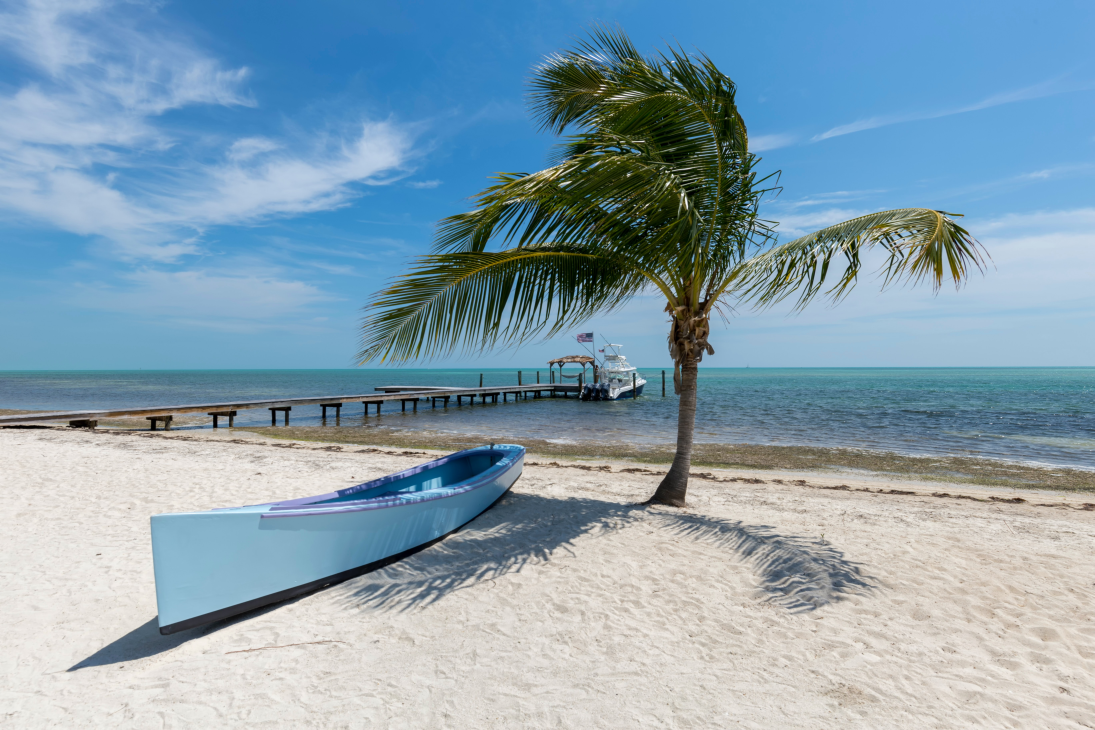
#> input picture sea_beech_photo.jpg, 5472 x 3648 px (shown at 1/5 size)
$ jupyter execute 'Image to Pencil Sketch_LGMVIPT2_Rohit.ipynb'
#> lines starting #> are read from the running program, lines starting #| are printed output that depends on the picture
## Rohit Bhattacharjee
## LGMVIP - September
## Task 2 : Image to pencilsketch with python

[cell 1]
import os
os.sys.path

## Importing Required Libraries

[cell 2]
import cv2
from PIL import Image
from IPython.display import display

## Importing , resizing and Check  the Image

[cell 3]
img = cv2.imread('sea_beech_photo.jpg', 1)
#> img is the input picture: shape (3648, 5472, 3); mean B, G, R 176.6, 161.1, 135.2
img = cv2.resize(img, (720, 480))
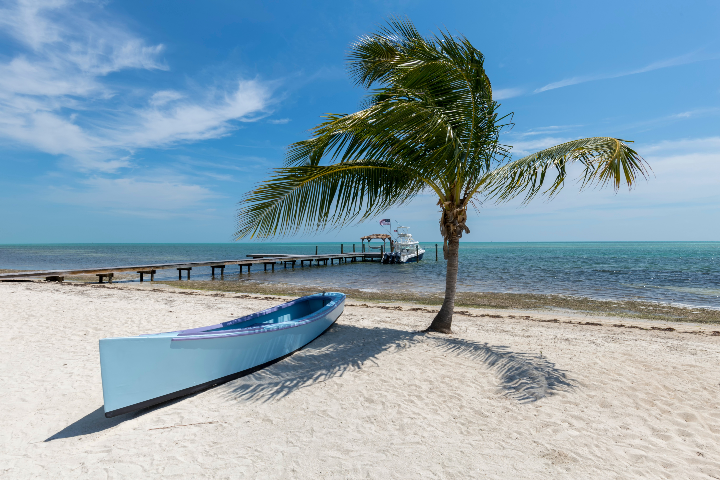
#> img: shape (480, 720, 3); mean B, G, R 176.5, 161, 135.1

[cell 4]
cv2.imshow("sea_beech_photo", img)
cv2.waitKey(0)

## Coverting the image(1)

[cell 5]
img = cv2.cvtColor(img, cv2.COLOR_BGR2RGB)
display(Image.fromarray(img))

## Converting the RGB image to grayscale

[cell 6]
greyscale = cv2.cvtColor(img, cv2.COLOR_BGR2GRAY)
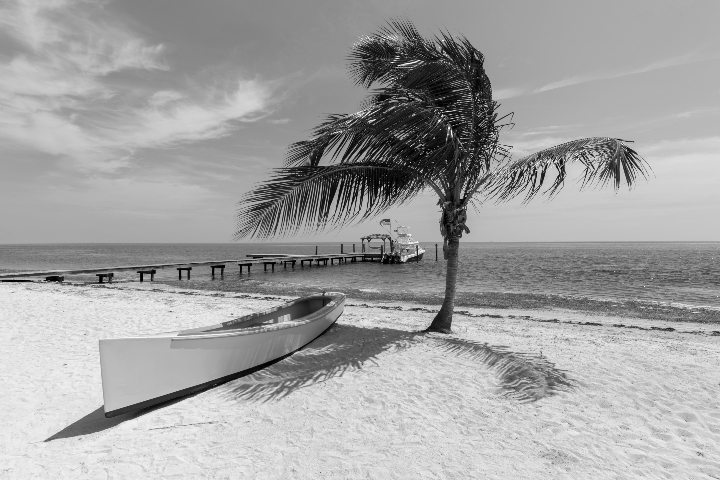
#> greyscale: shape (480, 720); min 0, max 253, mean 162.7
display(Image.fromarray(greyscale))

## Inverting image colours

[cell 7]
invimg = cv2.bitwise_not(greyscale)
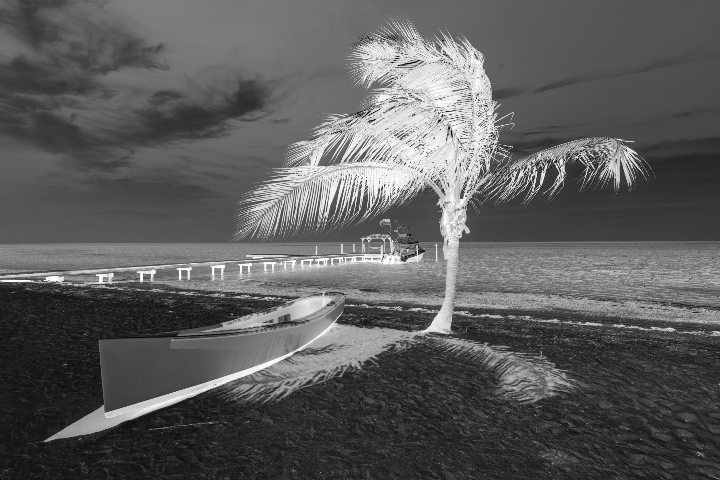
#> invimg: shape (480, 720); min 2, max 255, mean 92.3
display(Image.fromarray(invimg))

## Image Softening

[cell 8]
softimg = cv2.GaussianBlur(invimg, (5, 5), 0, 0)
display(Image.fromarray(softimg))

## Inverting the prev image

[cell 9]
softinvImg = 255 - softimg
finalSketch = cv2.divide(greyscale, softinvImg, scale=256.0)
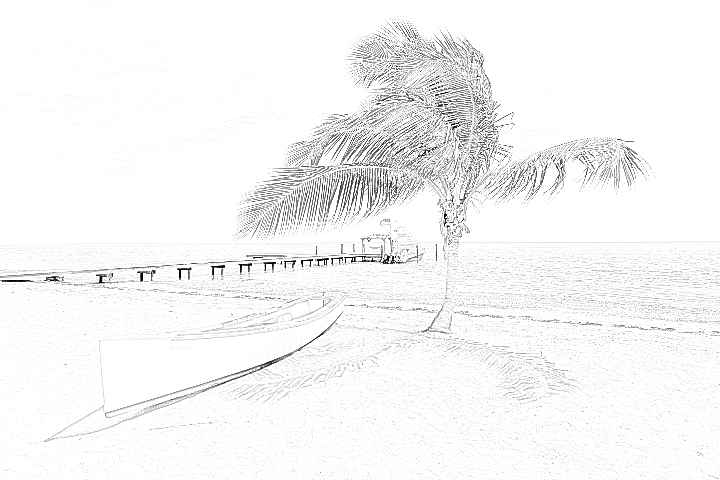
#> finalSketch: shape (480, 720); min 0, max 255, mean 245.4
display(Image.fromarray(finalSketch))
